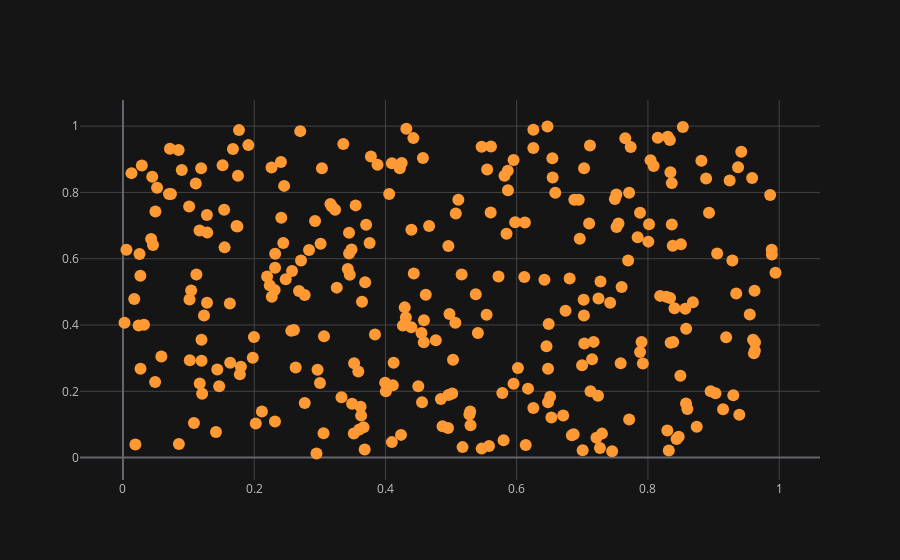

Notebook source saved alongside this figure:
### Code cell
df.iplot(x = 'a', y = 'b', mode = 'markers')

### Figure 1 — Plotly figure (JSON) as saved in the notebook; plotly's stock layout.template omitted (floating-point values rounded to 4 significant figures; data arrays with more than 128 entries replaced by an {"elided": "..."} marker saying what was removed)
{"data": [{"line": {"color": "rgba(255, 153, 51, 1.0)", "dash": "solid", "shape": "linear", "width": 1.3}, "marker": {"size": 12, "symbol": "circle"}, "mode": "markers", "name": "b", "text": "", "type": "scatter", "x": {"elided": "300 float values"}, "y": {"elided": "300 float values"}}], "layout": {"legend": {"bgcolor": "#151516", "font": {"color": "#D9D9D9"}}, "paper_bgcolor": "#151516", "plot_bgcolor": "#151516", "title": {"font": {"color": "#D9D9D9"}}, "xaxis": {"gridcolor": "#434343", "showgrid": true, "tickfont": {"color": "#C2C2C2"}, "title": {"font": {"color": "#D9D9D9"}, "text": ""}, "zerolinecolor": "#666570"}, "yaxis": {"gridcolor": "#434343", "showgrid": true, "tickfont": {"color": "#C2C2C2"}, "title": {"font": {"color": "#D9D9D9"}, "text": ""}, "zerolinecolor": "#666570"}}}
